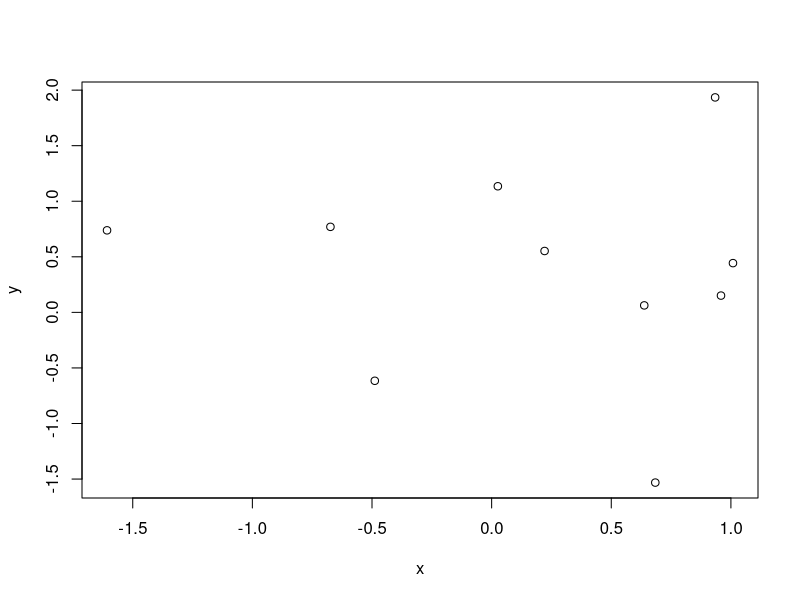

The R script that drew this image:
## ---- chunk 1
1 + 1
## ---- chunk 2
#| echo: false
2 * 2
## ---- chunk 3
x <- rnorm(10)
y <- rnorm(10)
plot(x, y)
## ---- chunk 4
x
